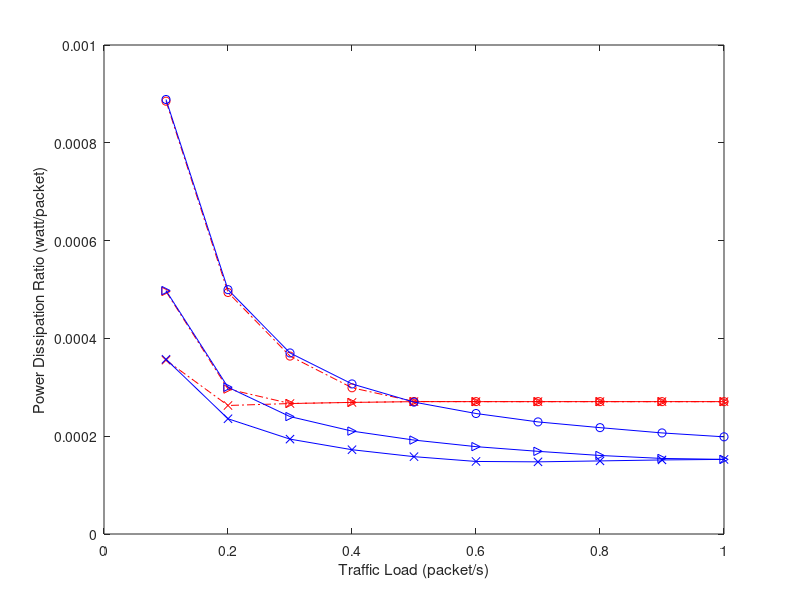

The MATLAB source for this figure: (Note: this script raises an error after producing the figure.)
% Plot network energy consumption per packet, chain topology, from 1hop - 10 hops
% frxed \xi = 14, src=(1,2,3), traffic load: 0.1:0.1:1
% PRI-basic, PRI-ASM (adaptive schedule maintaince)
basic_src_1=[6.372955286	3.556244695	2.61956295	2.153053631	1.951546903	1.94931255	1.949175317	1.948992844	1.948913954	1.948945939];
basic_src_2=[3.571672769	2.134052141	1.921970955	1.937354337	1.948868336	1.948843816	1.948925079	1.949005494	1.948951157	1.948866867];
basic_src_3=[2.559993903	1.892313826	1.920919449	1.937817523	1.94881195	1.948959677	1.948889642	1.948948804	1.948853428	1.948928291];
asm_src_1=[6.397764781	3.597914471	2.665798663	2.209491647	1.941947823	1.774218106	1.650453423	1.566118592	1.488242033	1.430985227];
asm_src_2=[3.584571571	2.160937269	1.728926868	1.515134987	1.383042654	1.286265699	1.217340986	1.156322642	1.112660909	1.09889978];
asm_src_3=[2.572795732	1.69677519	1.396835306	1.240895549	1.138758249	1.068227493	1.062358114	1.076197535	1.090524266	1.098427209];

figure;
hold off;
arrival_rate=0.1:0.1:1;
plot(arrival_rate,basic_src_1./7200,'ro-.');
hold on;
plot(arrival_rate,basic_src_2./7200,'r>-.');
plot(arrival_rate,basic_src_3./7200,'rx-.');


plot(arrival_rate,asm_src_1./7200,'bo-');
plot(arrival_rate,asm_src_2./7200,'b>-');
plot(arrival_rate,asm_src_3./7200,'bx-');

% set(gca,'XTick',0.05:0.05:0.5);
% set(gca,'XTickLabel',0.05:0.05:0.5);
%set(gca,'Xdir','reverse')

%axis([0.05 0.5 0.012 0.026]);
xlabel('Traffic Load (packet/s)');
ylabel('Power Dissipation Ratio (watt/packet)');
legend('PRI-basic, 1 src','PRI-basic, 2 srcs','PRI-basic, 3 srcs', ...
    'PRI-ASM, 1 src','PRI-ASM, 2 srcs','PRI-ASM, 3 srcs',1);
% grid on;
